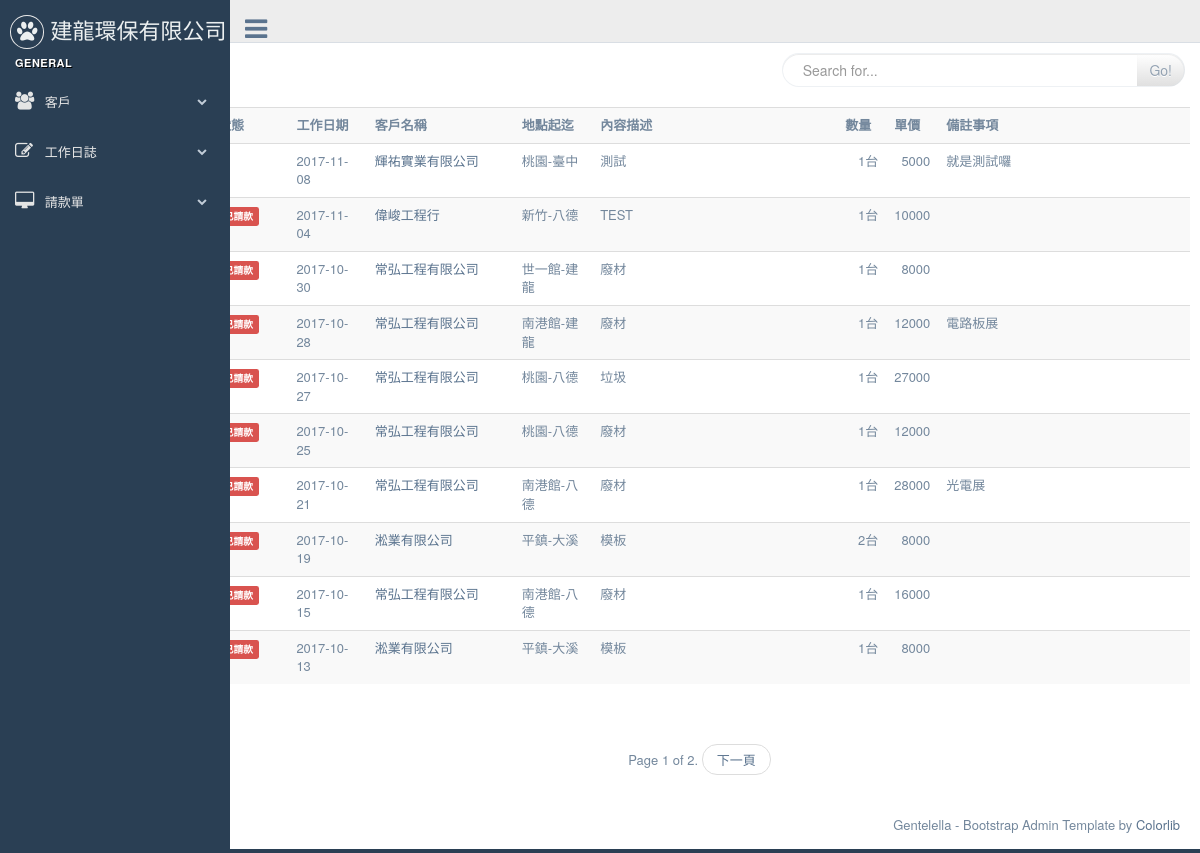
The page /dailywork/ on the database its author committed.
### dailywork/models.py (models this page shows, shortened)
class Dailylog(models.Model):
	work_date = models.DateField( default=timezone.now )
	customer = models.ForeignKey(Customer)
	start_at = models.CharField(  max_length=20, null=False, blank=False )
	end_with = models.CharField(  max_length=20, null=False, blank=False )
	opreateDesc = models.CharField(max_length=20, blank=False, null=False)
	quantity = models.DecimalField( max_digits=10, decimal_places=0)
	uom = models.ForeignKey(Uom)
	uniprice = models.DecimalField( max_digits=10, decimal_places=0)
	notes = models.TextField(blank=True, null=True)
	payrequest = models.BooleanField(default=False, verbose_name='已請款')    # 是否已請款
	is_freecharge = models.BooleanField(default=False, verbose_name='免費項目')    # 是否爲免費項目, 如果為免費項目則在未請款清單是不會顯示的
	bill_number = models.CharField(  max_length=20, null=True, blank=True )
	invalid = models.BooleanField(default=False, verbose_name='項目作廢')
	create_at = models.DateTimeField( auto_now_add=True, auto_now=False)
	modify = models.DateTimeField( auto_now_add=False, auto_now=True)
	objects = DailylogManager()
	def get_absolute_url(self):
		return reverse( "dailywork:dailywork_edit", kwargs={"pk": self.pk} )

class Uom(models.Model):
	descriotion =  models.CharField(  max_length=20, null=False, blank=False )
	def __str__(self):
		return self.descriotion

### customers/models.py (models this page shows, shortened)
class Customer(models.Model):
    title = models.CharField(max_length=36, null=False, blank=False, verbose_name='客戶名稱')
    unikey = models.CharField(  max_length=12,null=True, blank=True, verbose_name='統一編號' )
    address = models.CharField( max_length=100, null=True, blank=True, verbose_name='地址')
    phone = models.CharField(max_length=20, null=True, blank=True, verbose_name='電話')
    faxno = models.CharField(max_length=20, null=True, blank=True, verbose_name='傳真')
    invalid = models.BooleanField(default=False, verbose_name='停用')
    create_at = models.DateTimeField(auto_now_add=True, auto_now =False)
    modify = models.DateTimeField(auto_now_add=False, auto_now =True)
    def __str__(self):
        return self.title

### dailywork/views.py (the view, shortened to what this page needs)
class DailylogList(ListView):
	model = Dailylog
	paginate_by = 10
	ordering = ['-work_date']
	def get_queryset(self):
		query = self.request.GET.get('q')
		return Dailylog.objects.all().order_by('-work_date')

### dailywork/models.py (called while the page is built)
	def get_queryset(self):
		return DailylogQueryset(self.model, using=self.db)

### templates/dailywork/dailylog_list.html (shortened to what this page needs)
{% extends "base.html" %}
{% block content %}
{% include "searchbar.html" %}
<div>
<table class="table table-striped" >
  <tr>
    <th width="8%">狀態</th>
    <th width="8%">工作日期</th>
    <th width="15%">客戶名稱</th>
    <th width="8%">地點起迄</th>
    <th width="25%">內容描述</th>
    <th align='right' width="5%">數量</th>
    <th align='right' width="5%">單價</th>
    <th >備註事項</th>
  </tr>
{% for record in object_list %}
  <tr>
    <td>
      {% if record.payrequest %}
      <strong class="label label-danger">已請款</strong>
      {% endif %}
    </td>
    <td>{{ record.work_date| date:"Y-m-d"  }}</td>
    <td><a href='{{ record.get_absolute_url }}'>{{ record.customer }}</a></td>
    <td>{{ record.start_at }}-{{ record.end_with }}</td>
    <td>{{ record.opreateDesc }}</td>
    <td align='right'>{{ record.quantity }}{{ record.uom }}</td>
    <td align='right'>{{ record.uniprice }}</td>
    <td>{{ record.notes }}</td>
  </tr>
{% endfor %}
</table>
</div>
{% include "pageine.html" %}
{% endblock content %}

### rows shown on the page
Dailylog: work_date "2017-11-08", customer "輝祐實業有限公司", start_at "桃園", end_with "臺中", opreateDesc "測試", quantity "1", uom "台", uniprice "5000", notes "就是測試囉"
Dailylog: payrequest "已請款", work_date "2017-11-04", customer "偉峻工程行", start_at "新竹", end_with "八德", opreateDesc "TEST", quantity "1", uom "台", uniprice "10000"
Dailylog: payrequest "已請款", work_date "2017-10-30", customer "常弘工程有限公司", start_at "世一館", end_with "建龍", opreateDesc "廢材", quantity "1", uom "台", uniprice "8000"
Dailylog: payrequest "已請款", work_date "2017-10-28", customer "常弘工程有限公司", start_at "南港館", end_with "建龍", opreateDesc "廢材", quantity "1", uom "台", uniprice "12000", notes "電路板展"
Dailylog: payrequest "已請款", work_date "2017-10-27", customer "常弘工程有限公司", start_at "桃園", end_with "八德", opreateDesc "垃圾", quantity "1", uom "台", uniprice "27000"
Dailylog: payrequest "已請款", work_date "2017-10-25", customer "常弘工程有限公司", start_at "桃園", end_with "八德", opreateDesc "廢材", quantity "1", uom "台", uniprice "12000"
Dailylog: payrequest "已請款", work_date "2017-10-21", customer "常弘工程有限公司", start_at "南港館", end_with "八德", opreateDesc "廢材", quantity "1", uom "台", uniprice "28000", notes "光電展"
Dailylog: payrequest "已請款", work_date "2017-10-19", customer "淞業有限公司", start_at "平鎮", end_with "大溪", opreateDesc "模板", quantity "2", uom "台", uniprice "8000"
Dailylog: payrequest "已請款", work_date "2017-10-15", customer "常弘工程有限公司", start_at "南港館", end_with "八德", opreateDesc "廢材", quantity "1", uom "台", uniprice "16000"
Dailylog: payrequest "已請款", work_date "2017-10-13", customer "淞業有限公司", start_at "平鎮", end_with "大溪", opreateDesc "模板", quantity "1", uom "台", uniprice "8000"

### other values the page prints
{{ page_obj.number }} "1"
{{ page_obj.paginator.num_pages }} "2"
